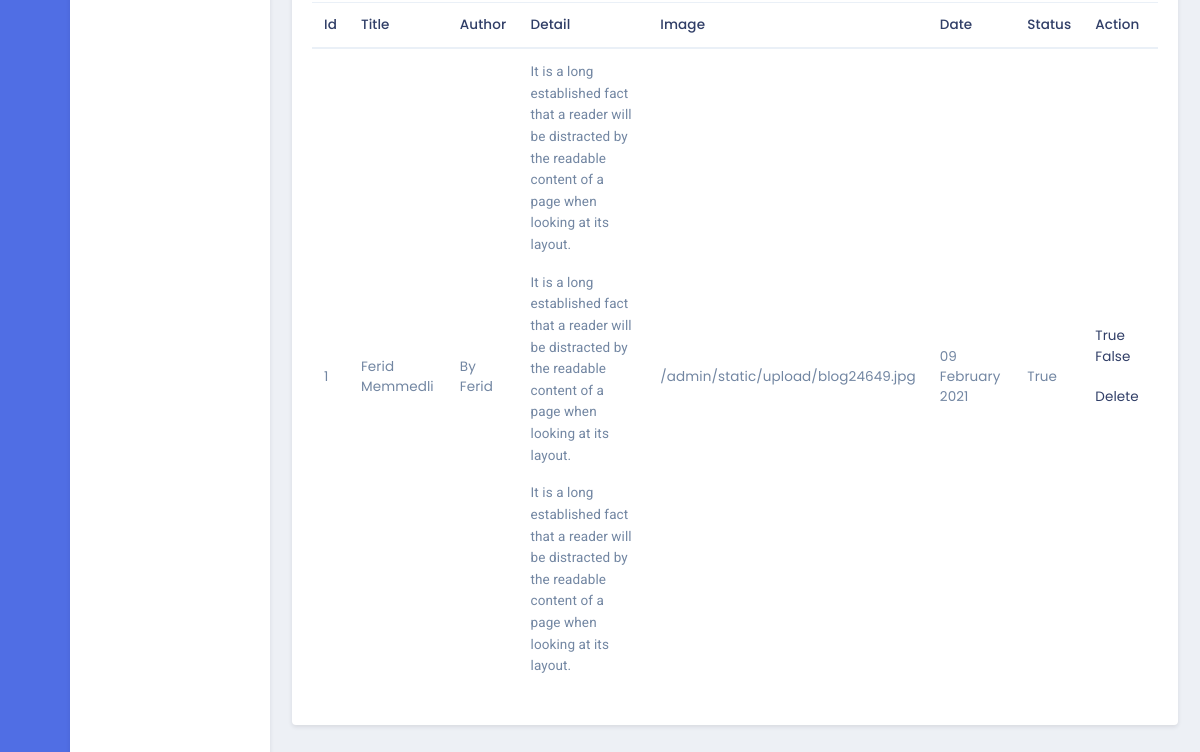
Page /admin/blog (signed in, lower part) on the earlier database version.
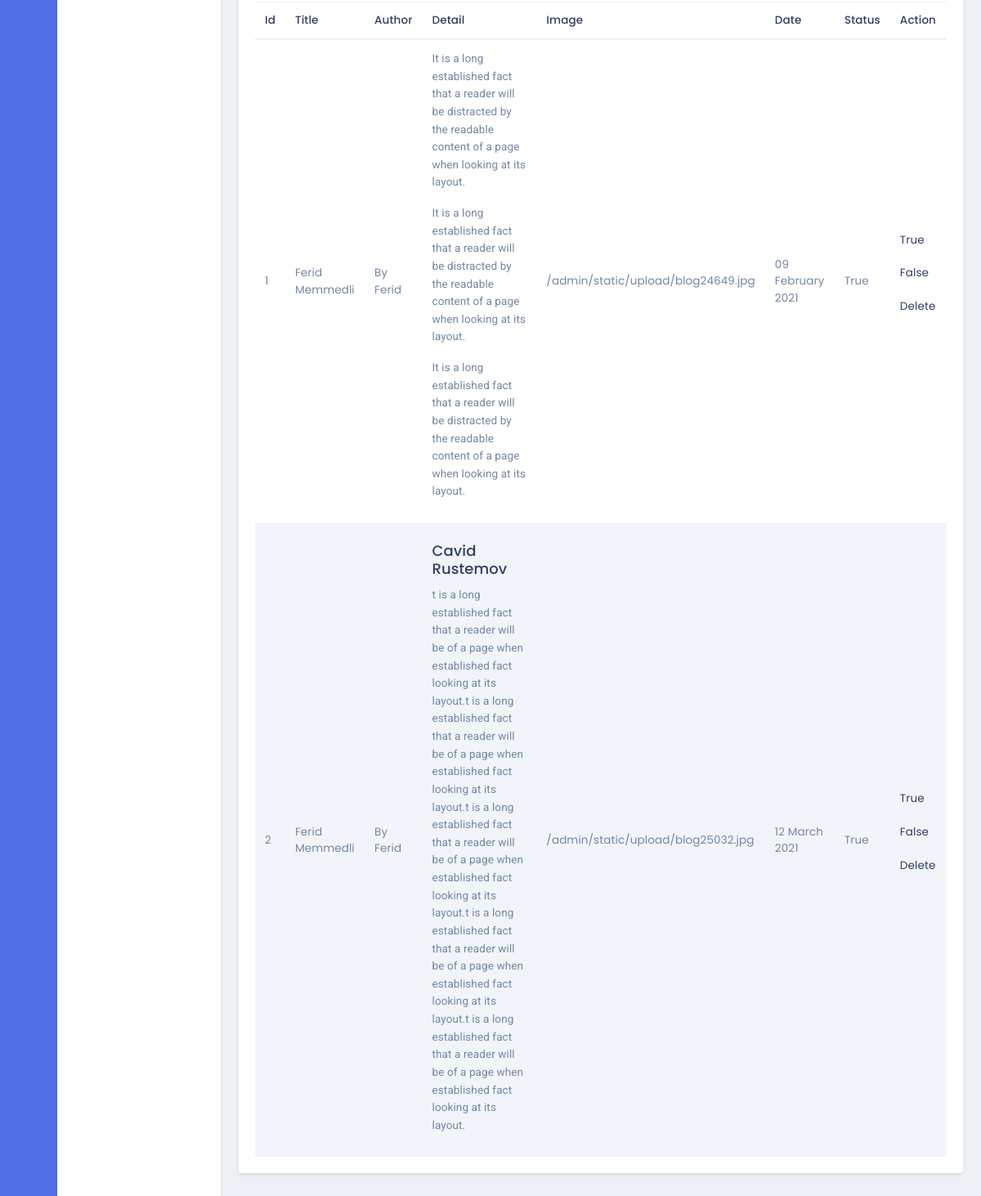
Same page on the later database version.
### models.py (models this page shows, shortened)
class Blogs(db.Model):
    id = db.Column(db.Integer, primary_key=True)
    blogTitle = db.Column(db.String,nullable=False)
    blogDetail = db.Column(db.Text,nullable=False)
    blogAuthor = db.Column(db.String,nullable=False)
    blogDate = db.Column(db.String,default=datetime.now().strftime('%d %B %Y'))
    blogImage = db.Column(db.String,nullable=False)
    blogStatus = db.Column(db.Boolean)

### admin/routes.py (the view, shortened to what this page needs)
@admin.route('/blog',methods=['GET','POST'])
def adminBlog():
    if not current_user.is_authenticated:
        return redirect('/auth')
    blog=Blogs.query.all()
    return render_template('admin/editBlog.html',blog=blog)

### models.py (called while the page is built)
@login_manager.user_loader
def load_user(user_id):
    return User.query.get(user_id)

### admin/templates/admin/editBlog.html (shortened to what this page needs)
{% extends "admin/layout.html" %}
{% block contentAdmin %}
<div class="row">
    <div class="col-lg-12">
        <div class="card">
            <div class="card-body">
                <div class="table-responsive">
                    <table class="table table-striped mb-0">
                        <thead>
                            <tr>
                                <th>Id</th>
                                <th>Title</th>
                                <th>Author</th>
                                <th>Detail</th>
                                <th>Image</th>
                                <th>Date</th>
                                <th>Status</th>
                                <th>Action</th>
                            </tr>
                        </thead>
                        <tbody>
                            {% for blog in blog %}
                            <tr>
                                <td>{{blog.id}}</td>
                                <td>{{blog.blogTitle}}</td>
                                <td>{{blog.blogAuthor}}</td>
                                <td>{{blog.blogDetail|safe}}</td>
                                <td>{{blog.blogImage}}</td>
                                <td>{{blog.blogDate}}</td>
                                <td>{{blog.blogStatus}}</td>
                                <td>
                                    <a href="/admin/true/{{blog.id}}">
                                        True
                                        <i class="fas fa-check-circle text-danger font-16"></i>
                                    </a>
                                    <a href="/admin/false/{{blog.id}}">
                                        False
                                        <i class="fas fa-times-circle text-danger font-16"></i>
                                    </a>
                                    <a href="/admin/deleteblog/{{blog.id}}">
                                        Delete
                                        <i class="fas fa-trash-alt text-danger font-16"></i>
                                    </a>
                                </td>
                            </tr>
                            {% endfor %}
                        </tbody>
                    </table>
                </div>
            </div>
        </div>
    </div>
</div>
{% endblock %}

Differences in the rows shown:
added Blogs: id "2", blogTitle "Ferid Memmedli", blogAuthor "By Ferid", blogDetail "Cavid Rustemov t is a long established fact that a reader will be of a page when established fact looking at its layout.t is a long established fact that a reader will be of a page when established fact looking at its layout.t is a long established fact that a reader will be of a page when established fact looking at its layout.t is a long established fact that a reader will be of a page when established fact looking at its layout.t is a long established fact that a reader will be of a page when established fact looking at its layout.", blogImage "/admin/static/upload/blog25032.jpg", blogDate "12 March 2021", blogStatus "True"
